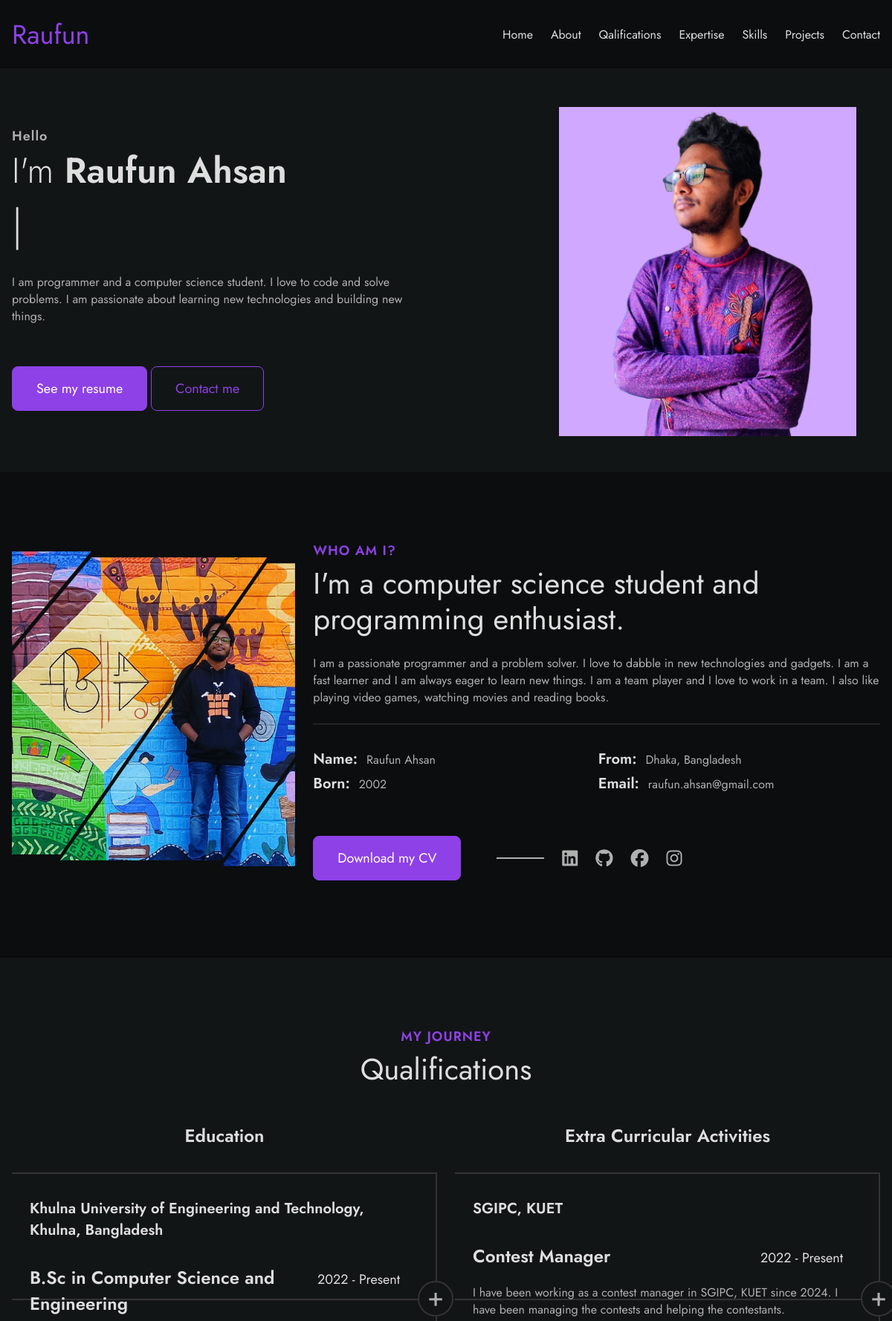
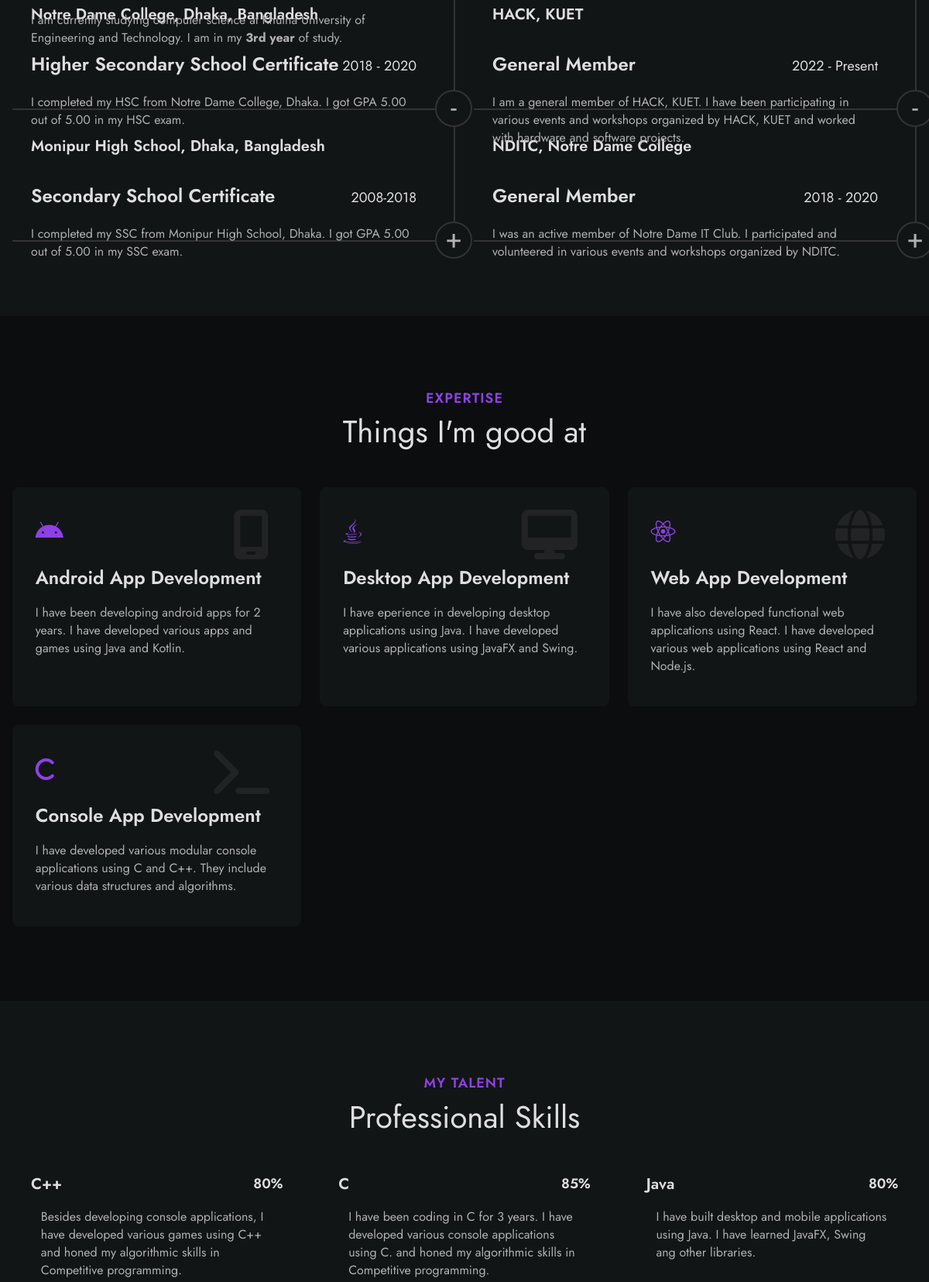
The page / (upper part) on the database its author committed (2 pictures, top to bottom).
### tables this page shows
CREATE TABLE `education` (
  `id` int(11) NOT NULL,
  `institution` varchar(250) NOT NULL,
  `degree` varchar(250) NOT NULL,
  `timeline` varchar(20) NOT NULL,
  `description` varchar(500) NOT NULL
);

CREATE TABLE `extracurricular` (
  `id` int(11) NOT NULL,
  `club` varchar(250) NOT NULL,
  `work` varchar(250) NOT NULL,
  `timeline` varchar(20) NOT NULL,
  `description` varchar(500) NOT NULL
);

CREATE TABLE `skills` (
  `id` int(10) NOT NULL,
  `name` varchar(100) NOT NULL,
  `percentage` int(2) NOT NULL,
  `description` varchar(500) NOT NULL
);

### index.php (the view, shortened to what this page needs)
<!DOCTYPE html>
<?php
$conn = mysqli_connect('localhost:3307', 'root', '', 'portfolio_db');
?>
<html lang="en">
<head>
    <link rel="stylesheet" href="https://cdnjs.cloudflare.com/ajax/libs/font-awesome/6.5.1/css/all.min.css" />
    <link rel="stylesheet" href="style/index-style.css" />
</head>
<body>
    <header class="header">
        <nav class="nav container">
            <a href="signin.php" class="nav-logo"><span class="first-letter">R</span>aufun</a>
            <ul class="nav-list">
                <li class="nav-item">
                    <a href="#home" class="nav-link">Home</a>
                </li>
                <li class="nav-item">
                    <a href="#about" class="nav-link">About</a>
                </li>
                <li class="nav-item">
                    <a href="#qualifications" class="nav-link">Qalifications</a>
                </li>
                <li class="nav-item">
                    <a href="#Expertise" class="nav-link">Expertise</a>
                </li>
                <li class="nav-item">
                    <a href="#skills" class="nav-link">Skills</a>
                </li>
                <li class="nav-item">
                    <a href="#projects" class="nav-link">Projects</a>
                </li>
                <li class="nav-item">
                    <a href="#contact" class="nav-link">Contact</a>
                </li>
            </ul>
        </nav>
    </header>
    <section class="home" id="home">
        <div class="home-container container grid">
            <div class="home-content">
                <span class="home-small">Hello</span>
                <h1 class="home-title">
                    <span>I'm </span>Raufun Ahsan<br /><span class="typed">a developer</span><span class="cursor">|</span>
                </h1>
                <p class="home-desc">
                    I am programmer and a computer science student. I love
                    to code and solve problems. I am passionate about
                    learning new technologies and building new things.
                </p>
                <div class="home-btns">
                    <a class="btn" href="assets/cv.pdf" class="home-links">See my resume</a>
                    <a class="btn btn-transparent" href="#contact" class="home-links">Contact me</a>
                </div>
            </div>
            <div class="home-img-container">
                <img class="home-img" src="img/profile.png" alt="Raufun Ahsan" />
            </div>
        </div>
    </section>
    <section class="about section" id="about">
        <div class="about-container container grid">
            <div class="about-img-container">
                <img src="img/about.jpg" alt="Raufun" class="about-img" />
            </div>
            <div class="about-content">
                <h2 class="section-title" data-title="Who am I?">
                    I'm a computer science student and
                    programming enthusiast.
                </h2>
                <p class="about-desc">
                    I am a passionate programmer and a problem solver. I
                    love to dabble in new technologies and gadgets. I am a
                    fast learner and I am always eager to learn new things.
                    I am a team player and I love to work in a team. I also
                    like playing video games, watching movies and reading
                    books.
                </p>
                <ul class="about-data grid">
                    <li class="data-item">
                        <h3 class="data-title">Name:</h3>
                        <span class="data-desc">Raufun Ahsan</span>
                    </li>
                    <li class="data-item">
                        <h3 class="data-title">From:</h3>
                        <span class="data-desc">Dhaka, Bangladesh</span>
                    </li>
                    <li class="data-item">
                        <h3 class="data-title">Born:</h3>
                        <span class="data-desc">2002</span>
                    </li>
                    <li class="data-item">
                        <h3 class="data-title">Email:</h3>
                        <a href="mailto:raufun.ahsan@gmail.com" class="data-desc about-link">raufun.ahsan@gmail.com</a>
                    </li>
                </ul>
                <div class="about-bottom">
                    <a href="" class="btn">Download my CV</a>
                    <div class="about-links">
                        <a href="https://www.linkedin.com/in/raufun-ahsan/" class="about-link"><i class="fa-brands fa-linkedin fa-xl"></i></a>
                        <a href="https://github.com/taut0logy/" class="about-link"><i class="fa-brands fa-github fa-xl"></i></a>
                        <a href="https://www.facebook.com/raufun.ahsan" class="about-link"><i class="fa-brands fa-facebook fa-xl"></i></a>
                        <a href="https://www.instagram.com/raufun_ahsan" class="about-link"><i class="fa-brands fa-instagram fa-xl"></i></a>
                    </div>
                </div>
            </div>
        </div>
    </section>
    <section class="qualifications section" id="qualifications">
        <h2 class="section-title title-center underline" id="qualifications-title" data-title="My journey">
            Qualifications
        </h2>
        <div class="resume-container container grid">
            <div class="resume-group">
                <div class="resume-item-list">
                    <h3 class="resume-heading">Education</h3>
                    <?php
                    $select = "SELECT * FROM education";
                    $result = mysqli_query($conn, $select);
                    if (mysqli_num_rows($result) > 0) {
                        $items = array();
                        while ($row = mysqli_fetch_assoc($result)) {
                            $items[] = $row;
                        }
                        usort($items, 'comp');
                        for ($i = 0; $i < count($items); $i++) {
                            $row = $items[$i];
                            echo '<div class="resume-item">
                                    <div class="resume-header">
                                        <h3 class="resume-subtitle">' . $row['institution'] . '</h3>' .
                                (($i == 0 || $i == count($items) - 1) ? '<span class="resume-icon">+</span>' : '<span class="resume-icon">-</span>') .
                                '</div>
                                    <div class="resume-content">
                                        <div class="resume-date-title">
                                            <h3 class="resume-title">' . $row['degree'] . '</h3>
                                            <span class="resume-date">' . $row['timeline'] . '</span>
                                        </div>
                                        <p class="resume-desc">
                                            ' . $row['description'] . '
                                        </p>
                                    </div>
                                </div>';
                        }
                    }
                    ?>
                </div>
            </div>
            <div class="resume-group">
                <div class="resume-item-list">
                    <h3 class="resume-heading">Extra Curricular Activities</h3>
                    <?php
                    $select = "SELECT * FROM extracurricular";
                    $result = mysqli_query($conn, $select);
                    if (mysqli_num_rows($result) > 0) {
                        $items = array();
                        while ($row = mysqli_fetch_assoc($result)) {
                            $items[] = $row;
                        }
                        usort($items, 'comp');
                        for ($i = 0; $i < count($items); $i++) {
                            $row = $items[$i];
                            echo '<div class="resume-item">
                                <div class="resume-header">
                                    <h3 class="resume-subtitle">' . $row['club'] . '</h3>' .
                                (($i == 0 || $i == count($items) - 1) ? '<span class="resume-icon">+</span>' : '<span class="resume-icon">-</span>') .
                                '</div>
                                <div class="resume-content">
                                    <div class="resume-date-title">
                                        <h3 class="resume-title">' . $row['work'] . '</h3>
                                        <span class="resume-date">' . $row['timeline'] . '</span>
                                    </div>
                                    <p class="resume-desc">
                                        ' . $row['description'] . '
                                    </p>
                                </div>
                            </div>';
                        }
                    }
                    ?>
                </div>
            </div>
        </div>
    </section>
    <section class="expertise section" id="Expertise">
        <h2 class="section-title title-center underline" data-title="Expertise">Things I'm good at</h2>
        <div class="expertise-container container grid">
            <div class="expertise-item">
                <i class="expertise-icon fa-brands fa-android"></i>
                <h3 class="expertise-title">Android App Development</h3>
                <p class="expertise-desc">
                    I have been developing android apps for 2 years. I have
                    developed various apps and games using Java and Kotlin.
                </p>
                <span class="type-icon"><i class="fa-solid fa-mobile-screen"></i></span>
            </div>
            <div class="expertise-item">
                <i class="fa-brands fa-java expertise-icon"></i>
                <h3 class="expertise-title">Desktop App Development</h3>
                <p class="expertise-desc">
                    I have eperience in developing desktop applications using Java. I have developed various applications using JavaFX and Swing.
                </p>
                <span class="type-icon"><i class="fa-solid fa-desktop"></i></span>
            </div>
            <div class="expertise-item">
                <i class="expertise-icon fa-brands fa-react"></i>
                <h3 class="expertise-title">Web App Development</h3>
                <p class="expertise-desc">
                    I have also developed functional web applications using React. I have developed various web applications using React and Node.js.
                </p>
                <span class="type-icon"><i class="fa-solid fa-globe"></i></span>
            </div>
            <div class="expertise-item">
                <i class="expertise-icon fa-solid fa-c"></i>
                <h3 class="expertise-title">Console App Development</h3>
                <p class="expertise-desc">
                    I have developed various modular console applications using C and C++. They include various data structures and algorithms.
                </p>
                <span class="type-icon"><i class="fa-solid fa-terminal"></i></span>
            </div>
        </div>
    </section>
    <section class="skills section" id="skills">
        <h2 class="section-title title-center underline" data-title="My talent">Professional Skills</h2>
        <div class="skills-container container grid">
            <?php
            $select = "SELECT * FROM skills";
            $result = mysqli_query($conn, $select);
            if (mysqli_num_rows($result) > 0) {
                while ($row = mysqli_fetch_assoc($result)) {
                    echo '<div class="skills-item">
                        <div class="skills-title">
                            <h3 class="skills-name">' . $row['name'] . '</h3>
                            <span class="skills-no">' . $row['percentage'] . '%</span>
                        </div>
                        <p class="skills-desc">' . $row['description'] . '</p>
                        <div class="skills-bar">
                            <div class="skills-percentage" style="width: ' . $row['percentage'] . '%;"><span></span></div>
                        </div>
                    </div>';
                }
            }
            ?>
        </div>
    </section>
</body>
</html>

### rows shown on the page
education: institution "Khulna University of Engineering and Technology, Khulna, Bangladesh", degree "B.Sc in Computer Science and Engineering", timeline "2022 - Present", description "I am currently studying computer science at Khulna University of Engineering and Technology. I am in my 3rd year of study."
education: institution "Notre Dame College, Dhaka, Bangladesh", degree "Higher Secondary School Certificate", timeline "2018 - 2020", description "I completed my HSC from Notre Dame College, Dhaka. I got GPA 5.00 out of 5.00 in my HSC exam."
education: institution "Monipur High School, Dhaka, Bangladesh", degree "Secondary School Certificate", timeline "2008-2018", description "I completed my SSC from Monipur High School, Dhaka. I got GPA 5.00 out of 5.00 in my SSC exam."
extracurricular: club "SGIPC, KUET", work "Contest Manager", timeline "2022 - Present", description "I have been working as a contest manager in SGIPC, KUET since 2024. I have been managing the contests and helping the contestants."
extracurricular: club "HACK, KUET", work "General Member", timeline "2022 - Present", description "I am a general member of HACK, KUET. I have been participating in various events and workshops organized by HACK, KUET and worked with hardware and software projects."
extracurricular: club "NDITC, Notre Dame College", work "General Member", timeline "2018 - 2020", description "I was an active member of Notre Dame IT Club. I participated and volunteered in various events and workshops organized by NDITC."
skills: name "C++", percentage "80", description "Besides developing console applications, I have developed various games using C++ and honed my algorithmic skills in Competitive programming."
skills: name "C", percentage "85", description "I have been coding in C for 3 years. I have developed various console applications using C. and honed my algorithmic skills in Competitive programming."
skills: name "Java", percentage "80", description "I have built desktop and mobile applications using Java. I have learned JavaFX, Swing ang other libraries."
